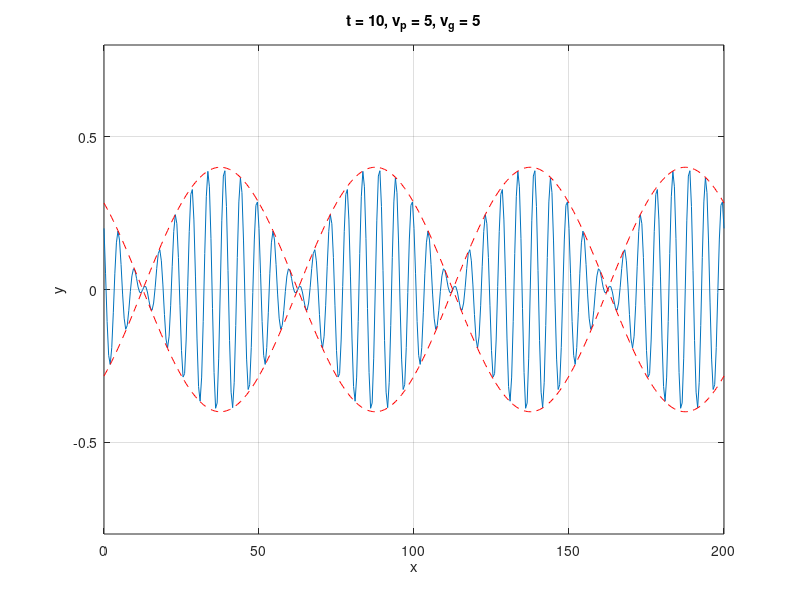

Write MATLAB code to recreate this figure.
% Wave beating composed of two waves
% With small difference in frequencies
% and same amplitude

clear;
clc;

% Constants
% All units are SI
% Amplitude of wave
A = 0.2;
% Phase velocities
vp_1 = 5;
vp_2 = 5;
% Phase of waves
phi_1 = pi/2;
phi_2 = 0;
% Frequencies
f_1 = 1;
f_2 = 0.9;
% Wavelengths
lambda_1 = vp_1 / f_1;
lambda_2 = vp_2 / f_2;
% Wavenumbers
k_1 = 2*pi / lambda_1;
k_2 = 2*pi / lambda_2;
% Length of medium and sampling step
L = 200;
dl = 0.5;
% Maximum simulation time and time step
Tmax = 10;
dt = 0.01;
% Form all medium positions
x = 0:dl:L;

% Initialize time
t = 0;

% Simulation start
while (t<=Tmax)
% Compute position with respect to x and t
y=A*cos(k_1*(x-vp_1*t)+phi_1)+A*cos(k_2*(x-vp_2*t)+phi_2);

% Plot results with stem to be visibly more pleasing
plot(x,y);grid;xlabel('x');ylabel('y');title(['t = ',num2str(t),', v_p = ',...
 num2str(0.5*(lambda_1 * f_1 + lambda_2 * f_2)), ', v_g = ' num2str(2*pi*(f_2-f_1)/(k_2-k_1))]);
hold;
% Plot envelope in red
ye=2 * A *cos(0.5*k_1*(x-vp_1*t)-0.5*k_2*(x-vp_2*t)+0.5*(phi_1-phi_2));
plot(x,ye,'--r');
plot(x,-ye,'--r');
hold off
% Fix axis for aesthetic reasons
axis([0, L, -4*A, 4*A]);

% For visualization purposes
MM = getframe;

% Update time variable
t = t + dt;
end
